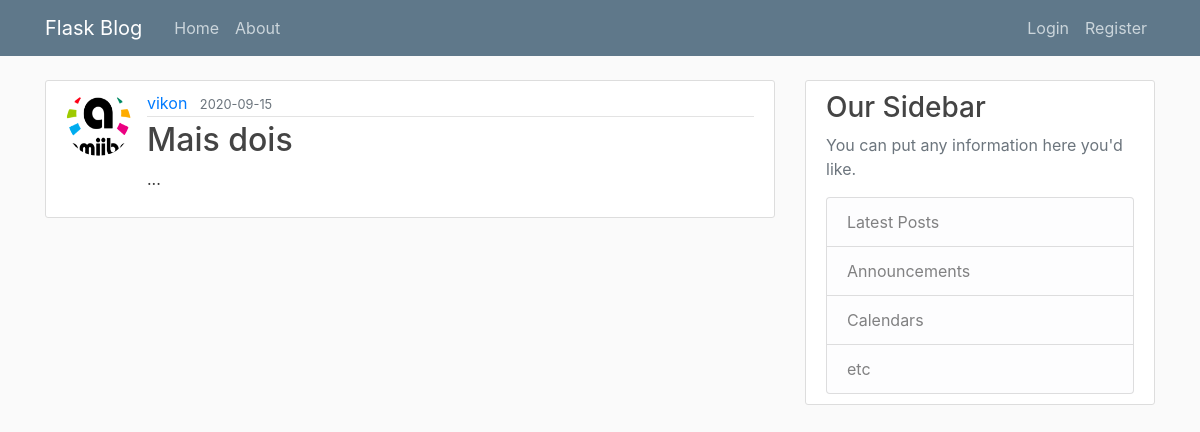
/post/10, run on the app's committed database.
### flaskblog/models.py (models this page shows, shortened)
class User(db.Model, UserMixin):
    id = db.Column(db.Integer, primary_key=True)
    username = db.Column(db.String(20), unique=True, nullable=False)
    email = db.Column(db.String(120), unique=True, nullable=False)
    image_file = db.Column(db.String(20), nullable=False, default='default.jpg')
    password = db.Column(db.String(60), nullable=False)
    posts = db.relationship('Post', backref='author', lazy=True)

class Post(db.Model):
    id = db.Column(db.Integer, primary_key=True)
    title = db.Column(db.String(100), nullable=False)
    date_posted = db.Column(db.DateTime, nullable=False, default=datetime.utcnow)
    content = db.Column(db.Text, nullable=False)
    user_id = db.Column(db.Integer, db.ForeignKey('user.id'), nullable=False)

### flaskblog/posts/routes.py (the view)
@posts.route("/post/<int:post_id>")
def post(post_id):
    post = Post.query.get_or_404(post_id)
    return render_template('post.html', title=post.title, post=post)

### flaskblog/templates/post.html (shortened to what this page needs)
{% extends "layout.html" %}
{% block content %}
  <article class="media content-section">
    <img class="rounded-circle article-img" src="{{ url_for('static', filename='profile_pics/' + post.author.image_file) }}">
    <div class="media-body">
      <div class="article-metadata">
        <a class="mr-2" href="{{ url_for('users.user_posts', username=post.author.username) }}">{{ post.author.username }}</a>
        <small class="text-muted">{{ post.date_posted.strftime('%Y-%m-%d') }}</small>
      </div>
      <h2 class="article-title">{{ post.title }}</h2>
      <p class="article-content">{{ post.content }}</p>
    </div>
  </article>
{% endblock content %}

### flaskblog/static/main.css (style rules this page uses)
body { background: #fafafa; color: #333333; margin-top: 5rem; }
h1, h2, h3, h4, h5, h6 { color: #444444; }
.content-section { background: #ffffff; padding: 10px 20px; border: 1px solid #dddddd; border-radius: 3px; margin-bottom: 20px; }
.article-title { color: #444444; }
.article-content { white-space: pre-line; }
.article-img { height: 65px; width: 65px; margin-right: 16px; }
.article-metadata { padding-bottom: 1px; margin-bottom: 4px; border-bottom: 1px solid #e3e3e3 }

### data on the page
User: image_file (picture), author.username "vikon"
Post: date_posted "2020-09-15", title "Mais dois", content "..."
